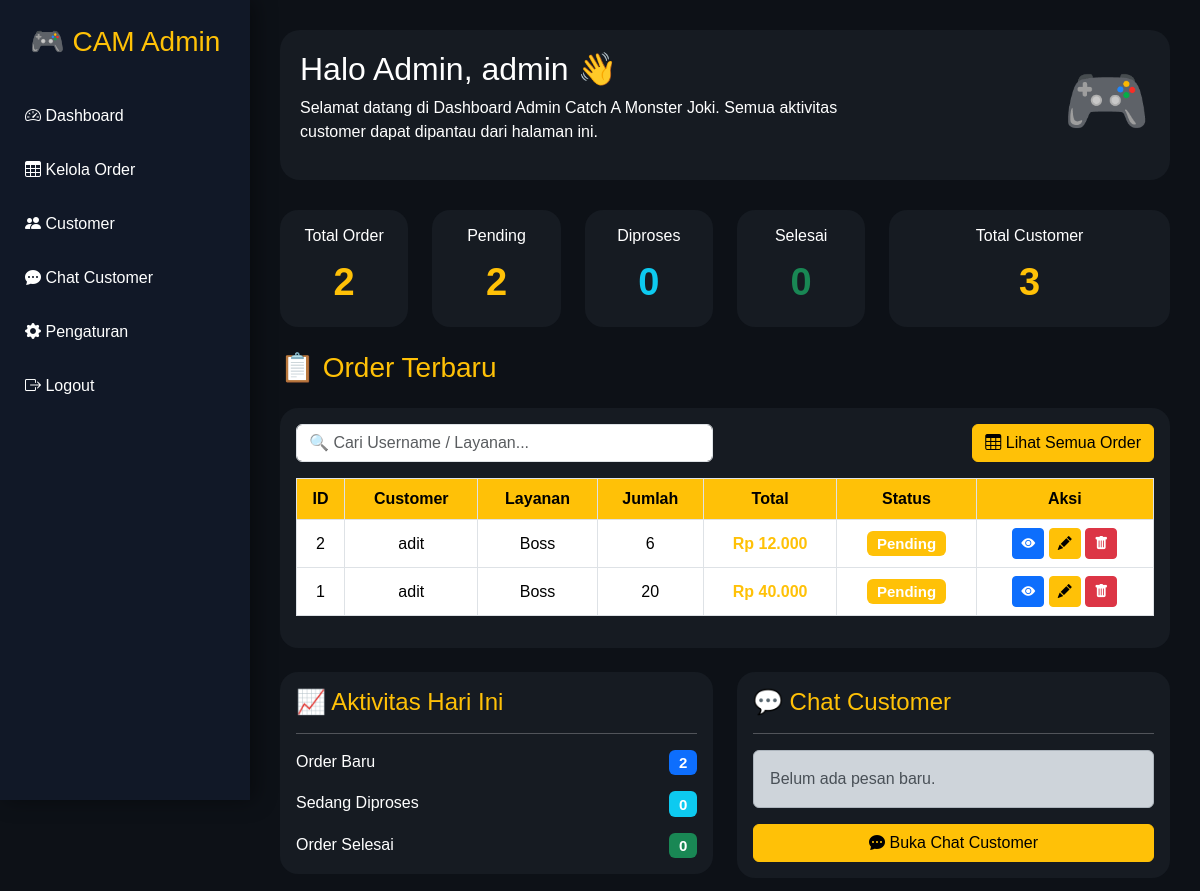
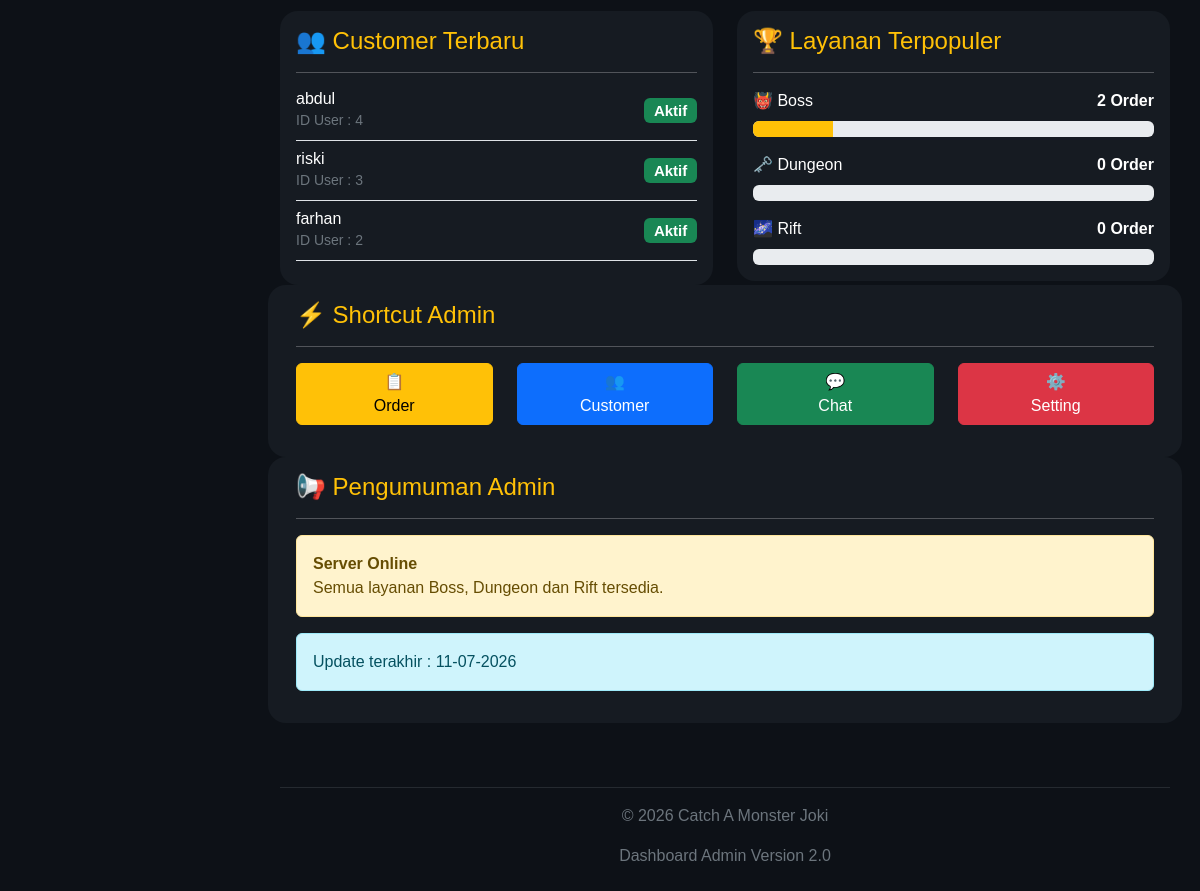
/dashboard_admin.php (signed in), run on the app's committed database (2 pictures, top to bottom).
### tables this page shows
CREATE TABLE `orders` (
  `id` int(11) NOT NULL,
  `user_id` int(11) NOT NULL,
  `nama_customer` varchar(100) DEFAULT NULL,
  `wa` varchar(20) DEFAULT NULL,
  `nickname` varchar(100) DEFAULT NULL,
  `uid` varchar(100) DEFAULT NULL,
  `jenis_joki` enum('Boss','Dungeon','Rift') DEFAULT NULL,
  `jumlah` int(11) DEFAULT NULL,
  `harga` int(11) DEFAULT NULL,
  `total` int(11) DEFAULT NULL,
  `catatan` text DEFAULT NULL,
  `status` enum('Pending','Diproses','Selesai') DEFAULT 'Pending',
  `tanggal` timestamp NOT NULL DEFAULT current_timestamp()
);

CREATE TABLE `users` (
  `id` int(11) NOT NULL,
  `username` varchar(50) NOT NULL,
  `password` varchar(100) NOT NULL,
  `role` enum('admin','customer') NOT NULL
);

### dashboard_admin.php (the view, shortened to what this page needs)
<?php
include "koneksi.php";
$total_order=mysqli_num_rows(mysqli_query($conn,"SELECT * FROM orders"));
$pending=mysqli_num_rows(mysqli_query($conn,"SELECT * FROM orders WHERE status='Pending'"));
$diproses=mysqli_num_rows(mysqli_query($conn,"SELECT * FROM orders WHERE status='Diproses'"));
$selesai=mysqli_num_rows(mysqli_query($conn,"SELECT * FROM orders WHERE status='Selesai'"));
$total_customer=mysqli_num_rows(mysqli_query($conn,"SELECT * FROM users WHERE role='customer'"));
?>
<!DOCTYPE html>
<html lang="id">
<head>
<link href="https://cdn.jsdelivr.net/npm/bootstrap@5.3.3/dist/css/bootstrap.min.css" rel="stylesheet">
<link href="https://cdn.jsdelivr.net/npm/bootstrap-icons@1.11.3/font/bootstrap-icons.css" rel="stylesheet">
</head>
<body>
<div class="sidebar">
<h3>
🎮 CAM Admin
</h3>
<a href="dashboard_admin.php">
<i class="bi bi-speedometer2"></i>
Dashboard
</a>
<a href="data_order.php">
<i class="bi bi-table"></i>
Kelola Order
</a>
<a href="customer.php">
<i class="bi bi-people-fill"></i>
Customer
</a>
<a href="chat_admin.php">
<i class="bi bi-chat-dots-fill"></i>
Chat Customer
</a>
<a href="pengaturan.php">
<i class="bi bi-gear-fill"></i>
Pengaturan
</a>
<a href="logout.php">
<i class="bi bi-box-arrow-right"></i>
Logout
</a>
</div>
<div class="main">
<div class="topbar">
<div class="row align-items-center">
<div class="col-md-8">
<h2>
Halo Admin,
<?= $_SESSION['username']; ?>
👋
</h2>
<p>
Selamat datang di Dashboard Admin Catch A Monster Joki.
Semua aktivitas customer dapat dipantau dari halaman ini.
</p>
</div>
<div class="col-md-4 text-end">
<h1 style="font-size:70px;">
🎮
</h1>
</div>
</div>
</div>
<div class="row">
<div class="col-md-2">
<div class="card">
<div class="card-body text-center">
<h6>Total Order</h6>
<div class="stat">
<?= $total_order ?>
</div>
</div>
</div>
</div>
<div class="col-md-2">
<div class="card">
<div class="card-body text-center">
<h6>Pending</h6>
<div class="stat text-warning">
<?= $pending ?>
</div>
</div>
</div>
</div>
<div class="col-md-2">
<div class="card">
<div class="card-body text-center">
<h6>Diproses</h6>
<div class="stat text-info">
<?= $diproses ?>
</div>
</div>
</div>
</div>
<div class="col-md-2">
<div class="card">
<div class="card-body text-center">
<h6>Selesai</h6>
<div class="stat text-success">
<?= $selesai ?>
</div>
</div>
</div>
</div>
<div class="col-md-4">
<div class="card">
<div class="card-body text-center">
<h6>Total Customer</h6>
<div class="stat">
<?= $total_customer ?>
</div>
</div>
</div>
</div>
</div>
<br>
<h3 class="mb-4 text-warning">
📋 Order Terbaru
</h3>
<div class="card">
<div class="card-body">
<div class="row mb-3">
<div class="col-md-6">
<input
type="text"
class="form-control"
placeholder="🔍 Cari Username / Layanan...">
</div>
<div class="col-md-6 text-end">
<a href="data_order.php" class="btn btn-warning">
<i class="bi bi-table"></i>
Lihat Semua Order
</a>
</div>
</div>
<div class="table-responsive">
<table class="table table-hover table-bordered align-middle text-center">
<thead>
<tr>
<th>ID</th>
<th>Customer</th>
<th>Layanan</th>
<th>Jumlah</th>
<th>Total</th>
<th>Status</th>
<th>Aksi</th>
</tr>
</thead>
<tbody>
<?php
$query=mysqli_query($conn,"SELECT * FROM orders ORDER BY id DESC LIMIT 10");
if(mysqli_num_rows($query)>0){
while($d=mysqli_fetch_assoc($query)){
?>
<tr>
<td>
<?= $d['id']; ?>
</td>
<td>
<?= $d['nama_customer']; ?>
</td>
<td>
<?= $d['jenis_joki']; ?>
</td>
<td>
<?= $d['jumlah']; ?>
</td>
<td class="text-warning fw-bold">
Rp <?= number_format($d['total'],0,',','.'); ?>
</td>
<td>
<?php
if($d['status']=="Pending"){
?>
<span class="badge bg-warning">
Pending
</span>
<?php
}elseif($d['status']=="Diproses"){
?>
<span class="badge bg-info">
Diproses
</span>
<?php
}else{
?>
<span class="badge bg-success">
Selesai
</span>
<?php
}
?>
</td>
<td>
<a
href="detail_order.php?id=<?= $d['id']; ?>"
class="btn btn-primary btn-sm">
<i class="bi bi-eye-fill"></i>
</a>
<a
href="edit_status.php?id=<?= $d['id']; ?>"
class="btn btn-warning btn-sm">
<i class="bi bi-pencil-fill"></i>
</a>
<a
href="hapus_order.php?id=<?= $d['id']; ?>"
class="btn btn-danger btn-sm"
onclick="return confirm('Yakin ingin menghapus order ini?')">
<i class="bi bi-trash-fill"></i>
</a>
</td>
</tr>
<?php
}
}
?>
</tbody>
</table>
</div>
</div>
</div>
<br>
<div class="row">
<div class="col-md-6">
<div class="card">
<div class="card-body">
<h4 class="text-warning">
📈 Aktivitas Hari Ini
</h4>
<hr>
<div class="d-flex justify-content-between mb-3">
<span>
Order Baru
</span>
<span class="badge bg-primary">
<?= $pending ?>
</span>
</div>
<div class="d-flex justify-content-between mb-3">
<span>
Sedang Diproses
</span>
<span class="badge bg-info">
<?= $diproses ?>
</span>
</div>
<div class="d-flex justify-content-between">
<span>
Order Selesai
</span>
<span class="badge bg-success">
<?= $selesai ?>
</span>
</div>
</div>
</div>
</div>
<div class="col-md-6">
<div class="card">
<div class="card-body">
<h4 class="text-warning">
💬 Chat Customer
</h4>
<hr>
<div class="alert alert-dark">
Belum ada pesan baru.
</div>
<a
href="chat_admin.php"
class="btn btn-warning w-100">
<i class="bi bi-chat-dots-fill"></i>
Buka Chat Customer
</a>
</div>
</div>
</div>
</div>
<br>
<div class="row">
<div class="col-md-6">
<div class="card">
<div class="card-body">
<h4 class="text-warning">
👥 Customer Terbaru
</h4>
<hr>
<?php
$customer=mysqli_query($conn,"SELECT * FROM users WHERE role='customer' ORDER BY id DESC LIMIT 5");
if(mysqli_num_rows($customer)>0){
while($c=mysqli_fetch_assoc($customer)){
?>
<div class="d-flex justify-content-between align-items-center border-bottom pb-2 mb-2">
<div>
<h6 class="mb-0">
<?= $c['username']; ?>
</h6>
<small class="text-secondary">
ID User :
<?= $c['id']; ?>
</small>
</div>
<span class="badge bg-success">
Aktif
</span>
</div>
<?php
}
}else{
?>
<div class="alert alert-secondary">
Belum ada customer.
</div>
<?php
}
?>
</div>
</div>
</div>
<div class="col-md-6">
<div class="card">
<div class="card-body">
<h4 class="text-warning">
🏆 Layanan Terpopuler
</h4>
<hr>
<?php
$boss=mysqli_num_rows(mysqli_query($conn,"SELECT * FROM orders WHERE jenis_joki='Boss'"));
$dungeon=mysqli_num_rows(mysqli_query($conn,"SELECT * FROM orders WHERE jenis_joki='Dungeon'"));
$rift=mysqli_num_rows(mysqli_query($conn,"SELECT * FROM orders WHERE jenis_joki='Rift'"));
?>
<div class="mb-3">
<div class="d-flex justify-content-between">
<span>
👹 Boss
</span>
<b>
<?= $boss ?>
 Order
</b>
</div>
<div class="progress mt-2">
<div class="progress-bar bg-warning" style="width:<?= min($boss*10,100) ?>%"></div>
</div>
</div>
<div class="mb-3">
<div class="d-flex justify-content-between">
<span>
🗝️ Dungeon
</span>
<b>
<?= $dungeon ?>
 Order
</b>
</div>
<div class="progress mt-2">
</div>
</div>
<div>
<div class="d-flex justify-content-between">
<span>
🌌 Rift
</span>
<b>
<?= $rift ?>
 Order
</b>
</div>
<div class="progress mt-2">
</div>
</div>
</div>
</div>
</div>
<br>
<div class="card">
<div class="card-body">
<h4 class="text-warning">
⚡ Shortcut Admin
</h4>
<hr>
<div class="row">
<div class="col-md-3">
<a href="data_order.php" class="btn btn-warning w-100 mb-3">
📋
<br>
Order
</a>
</div>
<div class="col-md-3">
<a href="customer.php" class="btn btn-primary w-100 mb-3">
👥
<br>
Customer
</a>
</div>
<div class="col-md-3">
<a href="chat_admin.php" class="btn btn-success w-100 mb-3">
💬
<br>
Chat
</a>
</div>
<div class="col-md-3">
<a href="pengaturan.php" class="btn btn-danger w-100 mb-3">
⚙️
<br>
Setting
</a>
</div>
</div>
</div>
</div>
<br>
<div class="card">
<div class="card-body">
<h4 class="text-warning">
📢 Pengumuman Admin
</h4>
<hr>
<div class="alert alert-warning">
<b>
Server Online
</b>
<br>
Semua layanan Boss, Dungeon dan Rift tersedia.
</div>
<div class="alert alert-info">
Update terakhir :
<?= date("d-m-Y"); ?>
</div>
</div>
</div>
<footer class="text-center mt-5 text-secondary">
<hr>
<p>
© 2026 Catch A Monster Joki
</p>
<p>
Dashboard Admin Version 2.0
</p>
</footer>
</div>
</body>
</html>

### dashboard_admin.php (style rules this page uses)
* { margin:0; padding:0; box-sizing:border-box; font-family:Arial,Helvetica,sans-serif; }
body { background:#0d1117; color:white; overflow-x:hidden; }
.sidebar { position:fixed; left:0; top:0; width:250px; height:100vh; background:#111827; padding-top:25px; box-shadow:5px 0 20px rgba(0,0,0,.4); }
.sidebar h3 { text-align:center; color:#ffc107; margin-bottom:30px; }
.sidebar a { display:block; color:white; text-decoration:none; padding:15px 25px; transition:.3s; }
.main { margin-left:250px; padding:30px; }
.card { background:#161b22; border:none; border-radius:18px; color:white; transition:.3s; }
.stat { font-size:38px; font-weight:bold; color:#ffc107; }
.topbar { background:#161b22; border-radius:20px; padding:20px; margin-bottom:30px; }
.table { color:white; }
.table th { background:#ffc107; color:#000; }
.badge { font-size:15px; }

### data on the page
orders: id "2", nama_customer "adit", jenis_joki "Boss", jumlah "6", total "12.000", status "Pending"
orders: id "1", nama_customer "adit", jenis_joki "Boss", jumlah "20", total "40.000", status "Pending"
users: username "abdul", id "4"
users: username "riski", id "3"
users: username "farhan", id "2"

### other printed values
$_SESSION['username'] "admin"
$total_order "2"
$pending "2"
$diproses "0"
$selesai "0"
$total_customer "3"
$boss "2"
$dungeon "0"
$rift "0"
